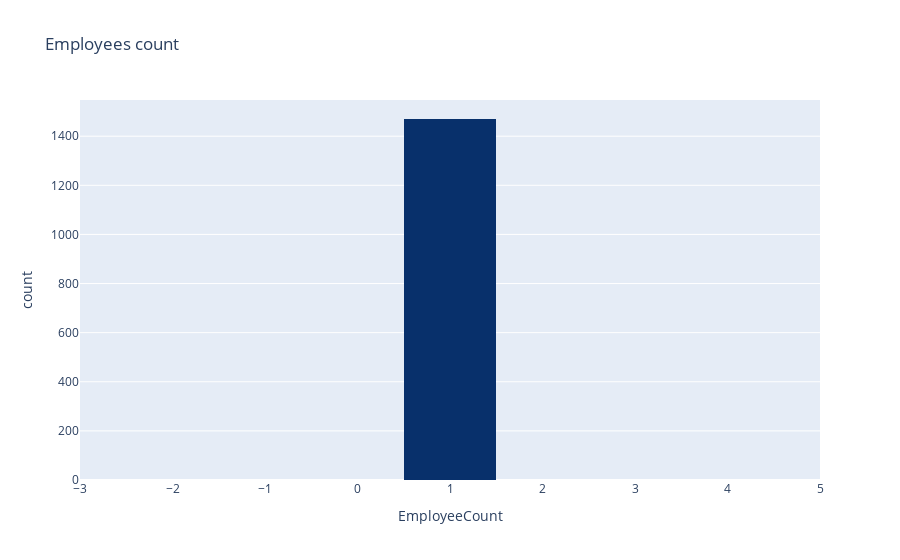

This figure's notebook cell:
### Code cell
px.histogram(employees,'EmployeeCount',color_discrete_sequence=px.colors.sequential.Blues_r,range_x=(-3,5),title='Employees count')

### Figure 1 — Plotly figure (JSON) as saved in the notebook; plotly's stock layout.template omitted (floating-point values rounded to 4 significant figures; data arrays with more than 128 entries replaced by an {"elided": "..."} marker saying what was removed)
{"data": [{"alignmentgroup": "True", "bingroup": "x", "hovertemplate": "EmployeeCount=%{x}<br>count=%{y}<extra></extra>", "legendgroup": "", "marker": {"color": "rgb(8,48,107)", "pattern": {"shape": ""}}, "name": "", "offsetgroup": "", "orientation": "v", "showlegend": false, "type": "histogram", "x": {"elided": "1470 int values"}, "xaxis": "x", "yaxis": "y"}], "layout": {"autosize": true, "barmode": "relative", "legend": {"tracegroupgap": 0}, "title": {"text": "Employees count"}, "xaxis": {"anchor": "y", "domain": [0, 1], "range": [-3, 5], "title": {"text": "EmployeeCount"}, "type": "linear"}, "yaxis": {"anchor": "x", "autorange": true, "domain": [0, 1], "range": [0, 1547.0], "title": {"text": "count"}}}}
